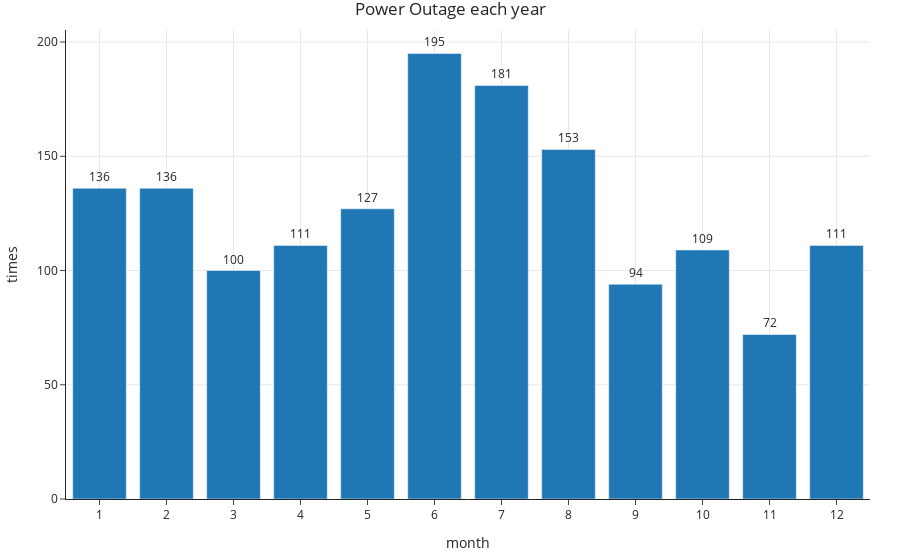

Write notebook code for a chart like this one.
### Code cell
Monthly_outages = outage.groupby(['MONTH']).size().reset_index(name='Outage_Count')
Monthly_outages = Monthly_outages.sort_values(['MONTH'])
Monthly_outages
fig_year = px.bar(
    Monthly_outages,
    x='MONTH',
    y='Outage_Count',
    title='Power Outage each year',
    labels={'MONTH': 'month', 'Outage_Count': 'times'},
    text='Outage_Count'  # 在柱状图上显示数值
)

fig_year.update_traces(textposition='outside')
fig_year.update_layout(
    xaxis=dict(dtick=1),  # 确保年份轴刻度为整数
    uniformtext_minsize=8,
    uniformtext_mode='hide'
)

fig_year.show()

### Figure 1 — Plotly figure (JSON) as saved in the notebook; plotly's stock layout.template omitted (floating-point values rounded to 4 significant figures)
{"data": [{"alignmentgroup": "True", "hovertemplate": "month=%{x}<br>times=%{text}<extra></extra>", "legendgroup": "", "marker": {"color": "#1F77B4", "pattern": {"shape": ""}}, "name": "", "offsetgroup": "", "orientation": "v", "showlegend": false, "text": [136, 136, 100, 111, 127, 195, 181, 153, 94, 109, 72, 111], "textposition": "outside", "type": "bar", "x": [1, 2, 3, 4, 5, 6, 7, 8, 9, 10, 11, 12], "xaxis": "x", "y": [136, 136, 100, 111, 127, 195, 181, 153, 94, 109, 72, 111], "yaxis": "y"}], "layout": {"barmode": "relative", "legend": {"tracegroupgap": 0}, "title": {"text": "Power Outage each year"}, "uniformtext": {"minsize": 8, "mode": "hide"}, "xaxis": {"anchor": "y", "domain": [0, 1], "dtick": 1, "title": {"text": "month"}}, "yaxis": {"anchor": "x", "domain": [0, 1], "title": {"text": "times"}}}}
